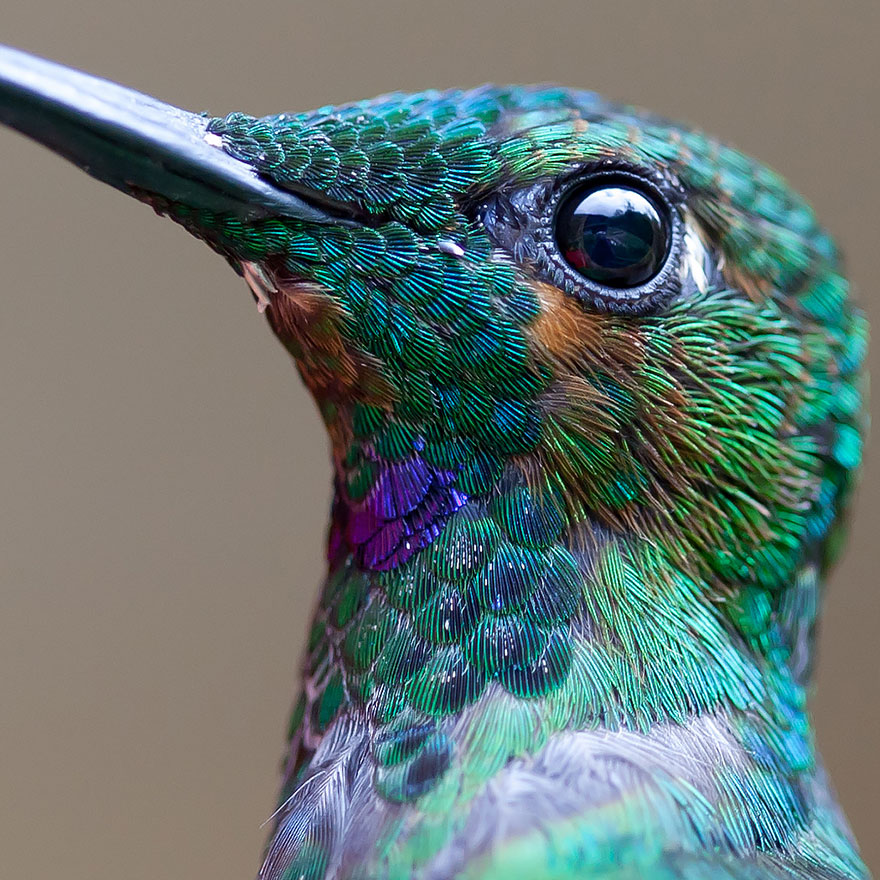
#> input picture images/bird.jpg, 880 x 880 px, found by its file name
$ jupyter execute MECE541_LAB7.ipynb   (older library calls are emulated)
#> lines starting #> are read from the running program, lines starting #| are printed output that depends on the picture
[cell 1]
import cv2
import numpy as np
import matplotlib.pyplot as plt

img = cv2.imread('/content/bird.jpg',0)
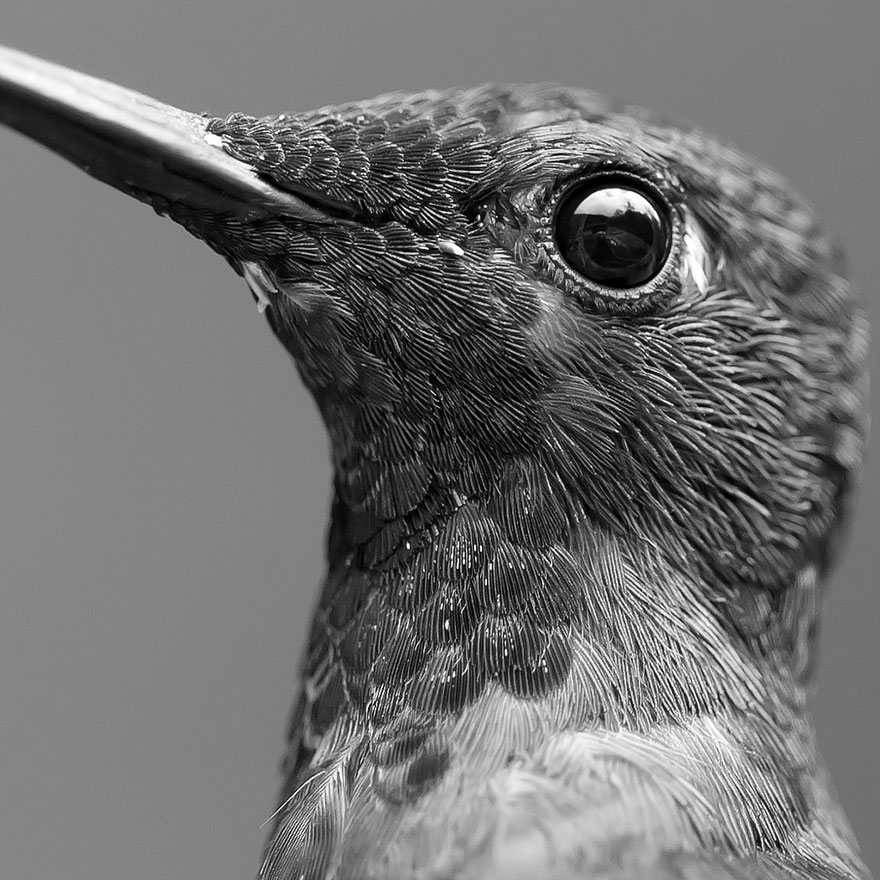
#> img: shape (880, 880); min 0, max 255, mean 112.8

[cell 2]
laplacian = cv2.Laplacian(img,cv2.CV_64F)
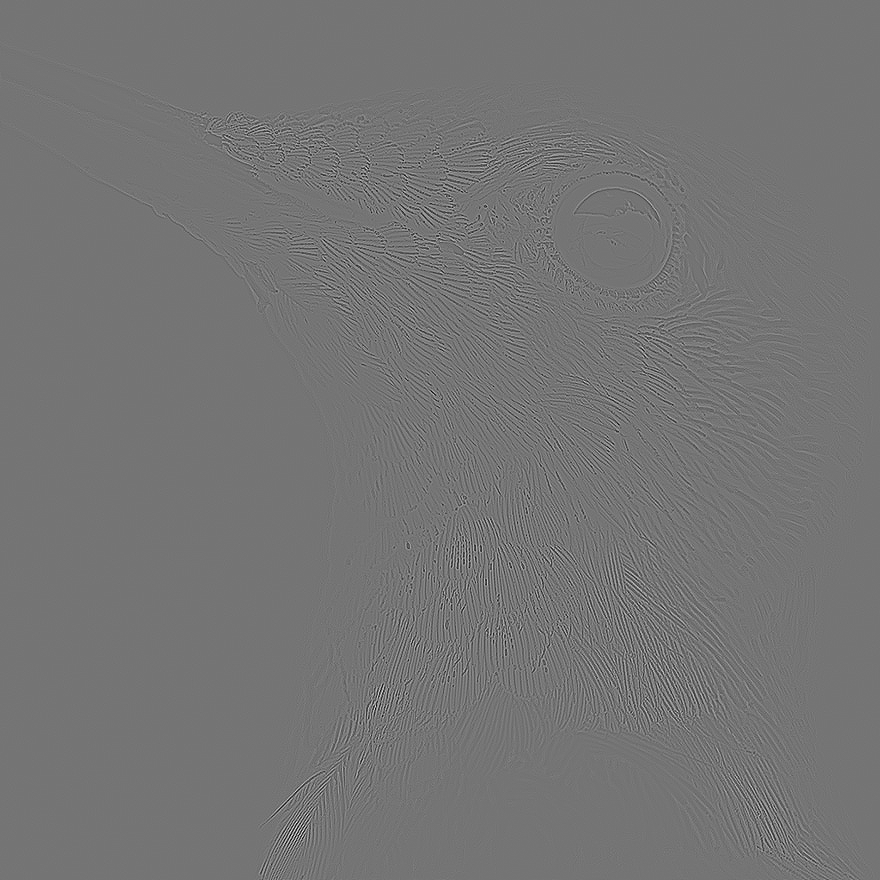
#> laplacian: shape (880, 880) float64; min -517, max 610, mean 0; drawn with min black and max white
sobel_x = cv2.Sobel(img,cv2.CV_64F,1,0,ksize=5)
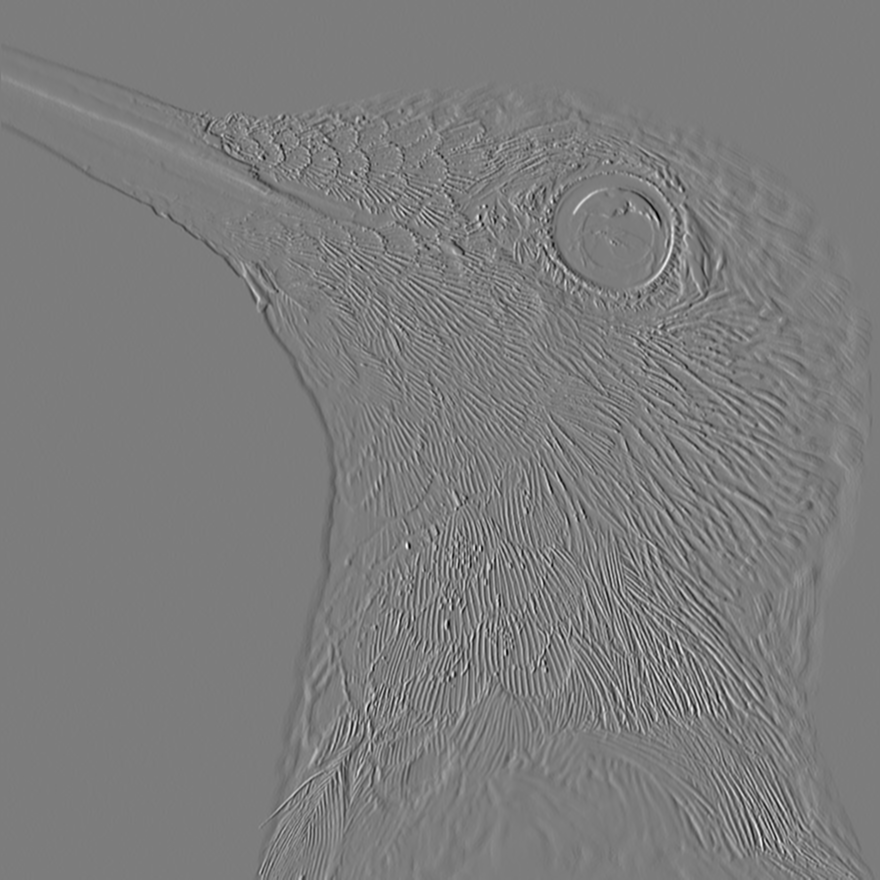
#> sobel_x: shape (880, 880) float64; min -10247, max 10700, mean -2.3; drawn with min black and max white
sobel_y = cv2.Sobel(img,cv2.CV_64F,0,1,ksize=5)
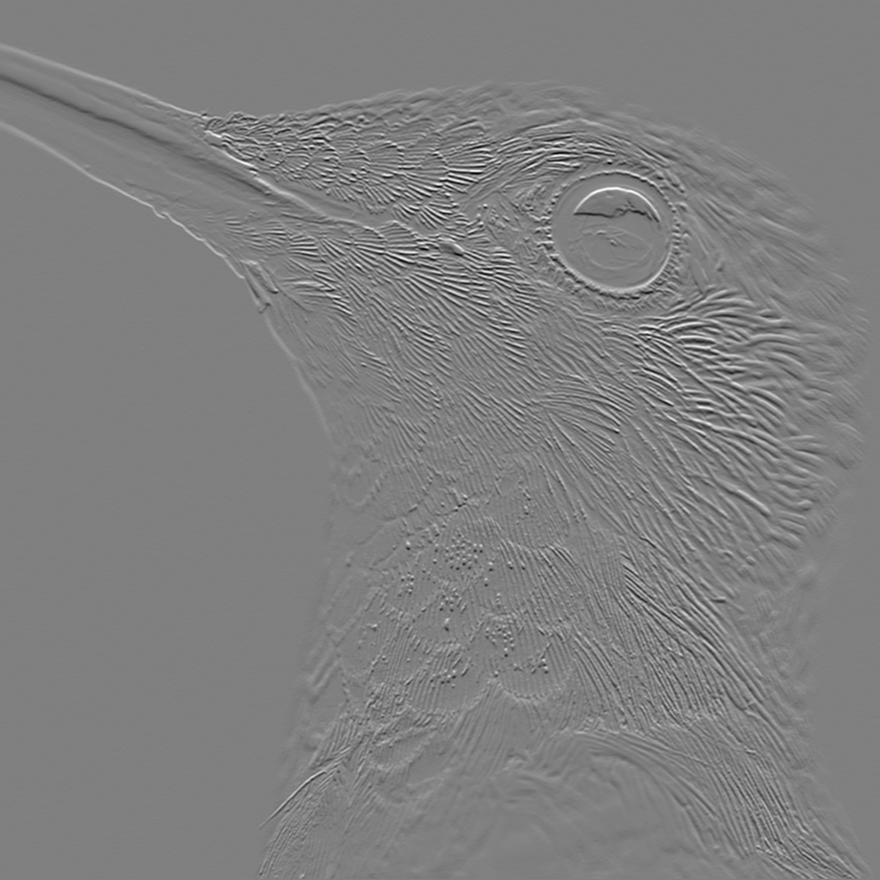
#> sobel_y: shape (880, 880) float64; min -10734, max 10635, mean 0.9; drawn with min black and max white

[cell 3]
plt.subplot(2,2,1),plt.imshow(img,cmap='gray')
plt.title('Original'),plt.xticks([]),plt.yticks([])

plt.subplot(2,2,2),plt.imshow(laplacian,cmap='gray')
plt.title('Laplacian'),plt.xticks([]),plt.yticks([])

plt.subplot(2,2,3),plt.imshow(sobel_x,cmap='gray')
plt.title('Sobel X'),plt.xticks([]),plt.yticks([])

plt.subplot(2,2,4),plt.imshow(sobel_y,cmap='gray')
plt.title('Sobel Y'),plt.xticks([]),plt.yticks([])

plt.show()

[cell 4]
edges = cv2.Canny(img,100,200)
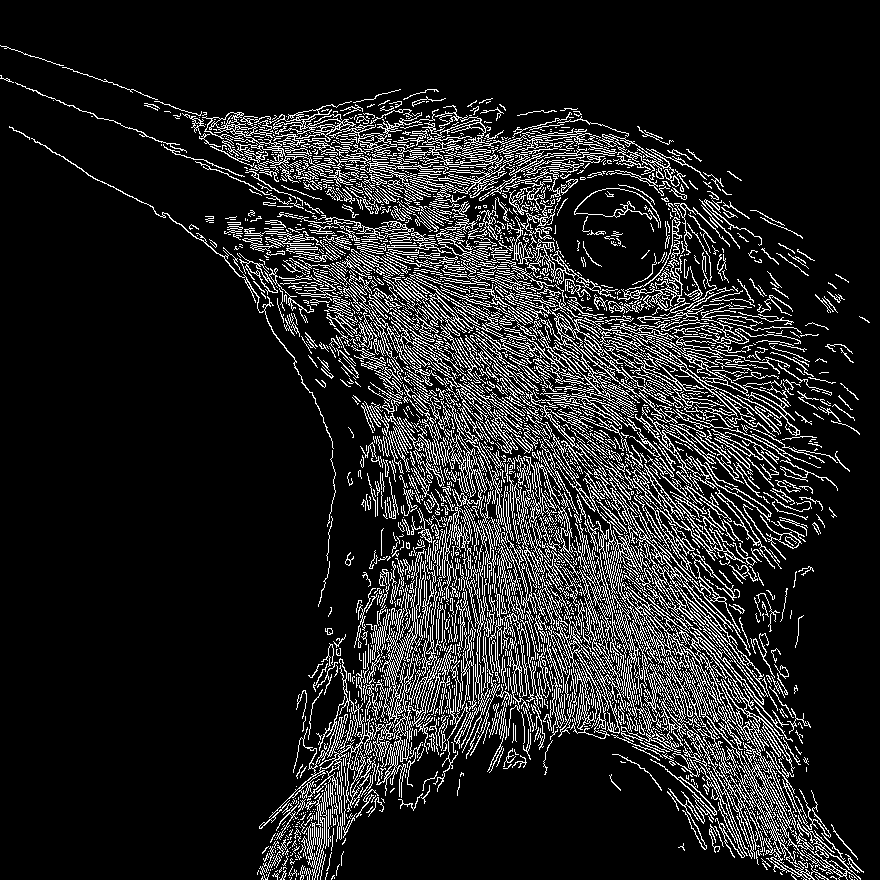
#> edges: shape (880, 880); 13.5% white in thin lines or dots

plt.subplot(121),plt.imshow(img,cmap='gray')
plt.title('Original'),plt.xticks([]),plt.yticks([])

plt.subplot(122),plt.imshow(edges,cmap='gray')
plt.title('Edge Image'),plt.xticks([]),plt.yticks([])

plt.show()

$ run again, with images/child.jpg copied over images/bird.jpg
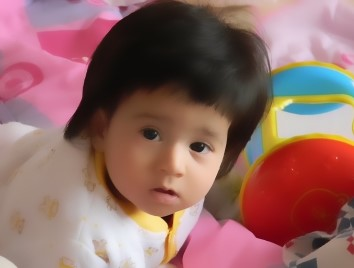
#> input picture images/child.jpg, 354 x 268 px, found by its file name
#> `sobel_y = cv2.Sobel(img,cv2.CV_64F,0,1,ksize=5)`:
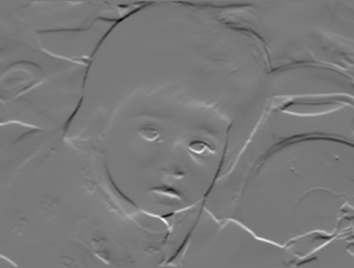
#> sobel_y: shape (268, 354) float64; min -6404, max 7017, mean -3.2; drawn with min black and max white
#> `edges = cv2.Canny(img,100,200)`:
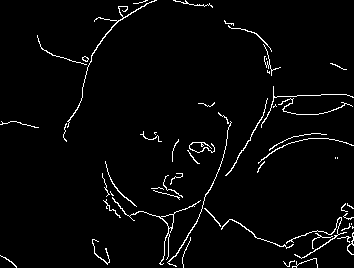
#> edges: shape (268, 354); 3% white in thin lines or dots

$ run again, with images/hill.jpg copied over images/bird.jpg
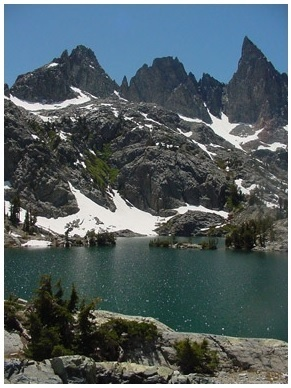
#> input picture images/hill.jpg, 291 x 388 px, found by its file name
#> `sobel_y = cv2.Sobel(img,cv2.CV_64F,0,1,ksize=5)`:
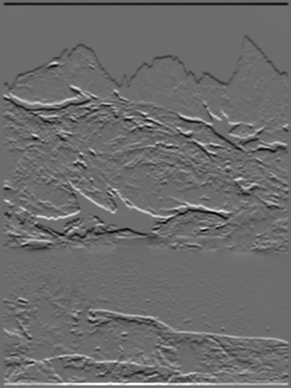
#> sobel_y: shape (388, 291) float64; min -8718, max 11720, mean 0.2; drawn with min black and max white
#> `edges = cv2.Canny(img,100,200)`:
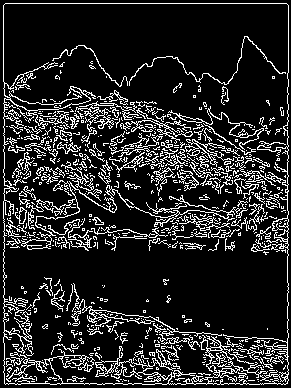
#> edges: shape (388, 291); 15.2% white in thin lines or dots
